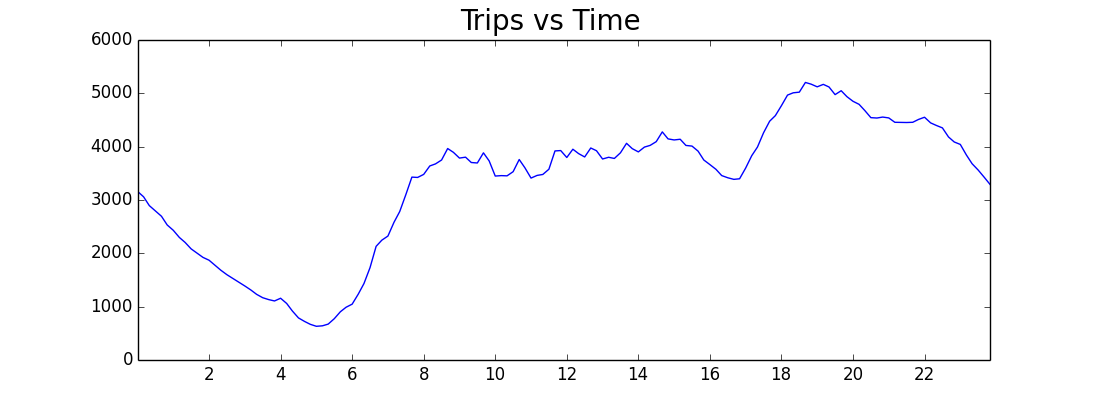

The script that drew this image:
import matplotlib, sys
matplotlib.use('Agg')
import matplotlib.pyplot as m_plot
def parseTime(strtime):
    h_m = strtime.split(':')
    mins = (float(h_m[1]))/60
    mins = float ('%.2f' %mins)
    return int(h_m[0])+mins

if __name__=='__main__':
    counts = []
    with open(sys.argv[1], 'r') as f:
        for line in f:
            pair = line.strip().split('\t')
            pair[0] = parseTime(pair[0])
            pair[1] = int(pair[1])/31 
            counts.append(map(float, pair))
    counts.sort()
    for a in counts:
        print a
    fig = m_plot.figure(figsize=(11, 4))
    fig.suptitle('Trips vs Time', fontsize=20)
    ax = fig.add_subplot(111, xticks = [2,4,6,8,10,12,14,16,18,20,22,24])
    # ax.plot_date(*zip(*counts), fmt='r-', aa=True)
    ax.plot(*zip(*counts))
    ax.set_ylim([0, 6000])
    fig.savefig(sys.argv[2])
